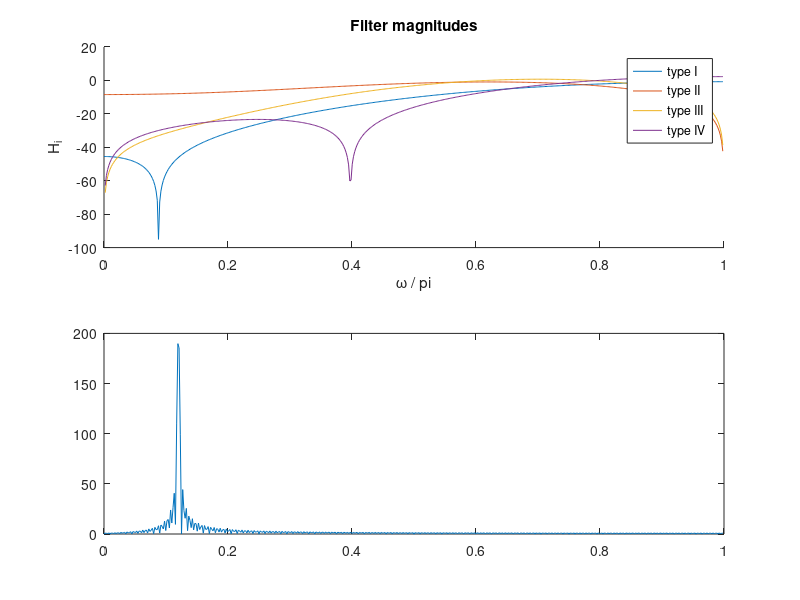

MATLAB code to generate this figure:
%% Task 1
h = [0.0024 0.0363 -0.2327 0.3827];

h_I = [h fliplr(h(1:(end-1)))];
h_II = [h fliplr(h)];
h_III = [h 0 -fliplr(h)];
h_IV = [h -fliplr(h)];

%% Task 2
[H_I, w1] = freqz(h_I);
[H_II, w2] = freqz(h_II);
[H_III, w3] = freqz(h_III);
[H_IV, w4] = freqz(h_IV);


subplot(2,1,1);
hold on
plot(w1/pi,20*log10(abs(H_I)));
plot(w1/pi,20*log10(abs(H_II)));
plot(w1/pi,20*log10(abs(H_III)));
plot(w1/pi,20*log10(abs(H_IV)));
legend('type I', 'type II', 'type III', 'type IV')
title('Filter magnitudes')
xlabel('\omega / pi')
ylabel('H_i')
hold off


%% Task 3
N = 400;
m = 0:N-1;
x = cos(0.12*pi*m);

[X,wx] = freqz(x);

subplot(2,1,2)
title('Magnitude of X')
xlabel('\omega / pi')
ylabel('|X(e^(j\omega))')
plot(wx/pi,abs(X))
